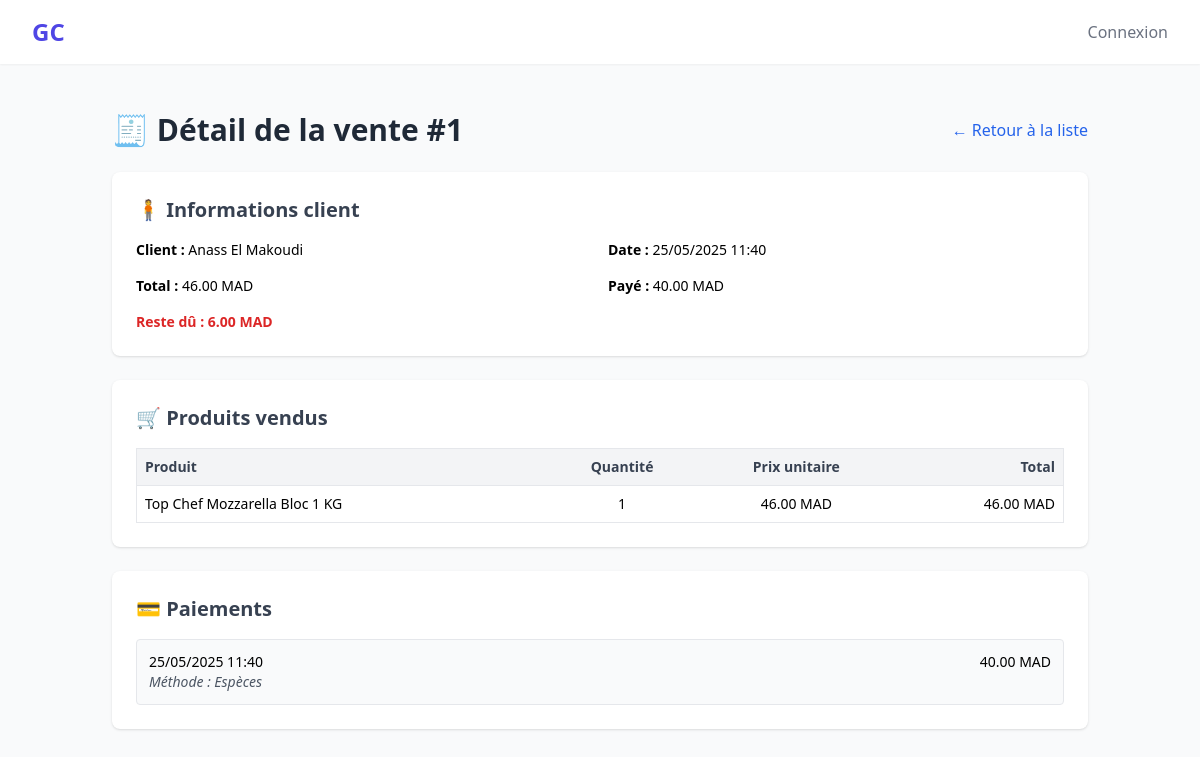
The app's page /sales/1/, older data.
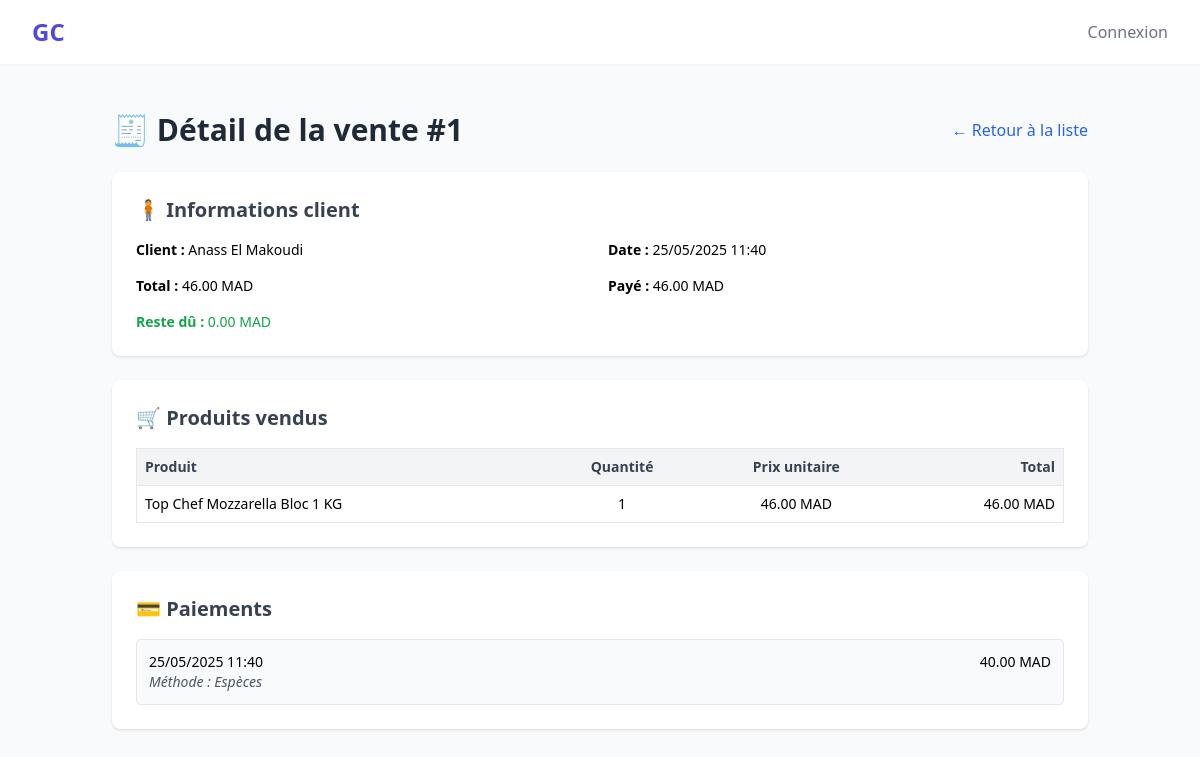
The same page, newer data.
### sales/models.py (models this page shows, shortened)
class Sale(models.Model):
    user = models.ForeignKey(settings.AUTH_USER_MODEL, on_delete=models.SET_NULL, null=True)
    client = models.ForeignKey(Client, on_delete=models.SET_NULL, null=True, blank=True)
    date = models.DateTimeField(auto_now_add=True)
    total_amount = models.DecimalField(max_digits=10, decimal_places=2)
    amount_paid = models.DecimalField(max_digits=10, decimal_places=2, default=0)
    is_credit = models.BooleanField(default=False, blank=True)
    notes = models.TextField(blank=True, null=True)
    def get_balance_due(self):
        return self.total_amount - self.amount_paid

### clients/models.py (models this page shows)
class Client(models.Model):
    name = models.CharField(max_length=255)
    phone = models.CharField(max_length=20, blank=True, null=True)
    email = models.EmailField(blank=True, null=True)
    address = models.TextField(blank=True, null=True)
    segment = models.ForeignKey(ClientSegment, on_delete=models.SET_NULL, null=True, blank=True, related_name='clients')
    balance = models.DecimalField(max_digits=10, decimal_places=2, default=0.00)
    alert_threshold = models.DecimalField(max_digits=10,decimal_places=2,default=5000.00,verbose_name="Seuil d'alerte de solde")
    created_at = models.DateTimeField(auto_now_add=True)
    updated_at = models.DateTimeField(auto_now=True)
    created_by = models.ForeignKey(get_user_model(), on_delete=models.SET_NULL, null=True, blank=True, related_name='created_clients')
    def __str__(self):
        return self.name
    class Meta:
        ordering = ['name']

### sales/views.py (the view)
# urls.py: path('<int:pk>/', views.sale_detail, name='sale_detail'),
def sale_detail(request, pk):
    sale = get_object_or_404(Sale, pk=pk)
    items = sale.items.all()
    payments = sale.payments.all()
    return render(request, 'sales/sale_detail.html', {
        'sale': sale,
        'items': items,
        'payments': payments
    })

### sales/models.py (called while the page is built)
    @property
    def total_price(self):
        return self.quantity * self.unit_price

### sales/templates/sales/sale_detail.html
{% extends "base.html" %}
{% block content %}
<div class="p-6 max-w-5xl mx-auto space-y-6">
  <div class="flex justify-between items-center">
    <h1 class="text-3xl font-bold text-gray-800">🧾 Détail de la vente #{{ sale.id }}</h1>
    <a href="{% url 'sales:sale_list' %}" class="text-blue-600 hover:underline">← Retour à la liste</a>
  </div>
  <div class="bg-white shadow rounded-lg p-6">
    <h2 class="text-xl font-semibold text-gray-700 mb-4">🧍 Informations client</h2>
    <div class="grid grid-cols-1 md:grid-cols-2 gap-4 text-sm">
      <p><strong>Client :</strong> {{ sale.client|default:"-" }}</p>
      <p><strong>Date :</strong> {{ sale.date|date:"d/m/Y H:i" }}</p>
      <p><strong>Total :</strong> {{ sale.total_amount|floatformat:2 }} MAD</p>
      <p><strong>Payé :</strong> {{ sale.amount_paid|floatformat:2 }} MAD</p>
      <p class="{% if sale.get_balance_due > 0 %}text-red-600 font-semibold{% else %}text-green-600{% endif %}">
        <strong>Reste dû :</strong> {{ sale.get_balance_due|floatformat:2 }} MAD
      </p>
    </div>
  </div>
  <div class="bg-white shadow rounded-lg p-6">
    <h2 class="text-xl font-semibold text-gray-700 mb-4">🛒 Produits vendus</h2>
    {% if items %}
    <table class="w-full text-sm border">
      <thead class="bg-gray-100 text-gray-700">
        <tr>
          <th class="p-2 text-left">Produit</th>
          <th class="p-2 text-center">Quantité</th>
          <th class="p-2 text-center">Prix unitaire</th>
          <th class="p-2 text-right">Total</th>
        </tr>
      </thead>
      <tbody>
        {% for item in items %}
        <tr class="border-t">
          <td class="p-2">{{ item.product.name }}</td>
          <td class="p-2 text-center">{{ item.quantity }}</td>
          <td class="p-2 text-center">{{ item.unit_price|floatformat:2 }} MAD</td>
          <td class="p-2 text-right">{{ item.total_price|floatformat:2 }} MAD</td>
        </tr>
        {% endfor %}
      </tbody>
    </table>
    {% else %}
      <p class="text-gray-500 italic">Aucun produit enregistré pour cette vente.</p>
    {% endif %}
  </div>
  <div class="bg-white shadow rounded-lg p-6">
    <h2 class="text-xl font-semibold text-gray-700 mb-4">💳 Paiements</h2>
    {% if payments %}
    <ul class="space-y-2 text-sm">
      {% for payment in payments %}
      <li class="border p-3 rounded bg-gray-50">
        <div class="flex justify-between">
          <span>{{ payment.date|date:"d/m/Y H:i" }}</span>
          <span class="text-right font-medium">{{ payment.amount|floatformat:2 }} MAD</span>
        </div>
        <div class="text-sm text-gray-600 italic">
          Méthode : {{ payment.get_method_display }}
        </div>
      </li>
      {% endfor %}
    </ul>
    {% else %}
    <p class="text-gray-500 italic">Aucun paiement effectué.</p>
    {% endif %}
  </div>
</div>
{% endblock %}

Row changes from the older to the newer data that the page shows:
changed Sale "Anass El Makoudi": amount_paid "40.00" → "46.00"; get_balance_due "6.00" → "0.00"
